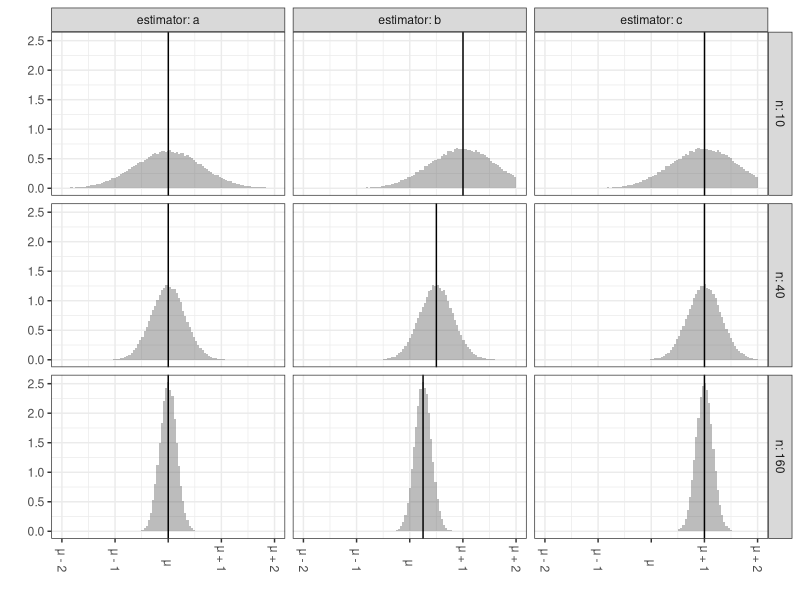
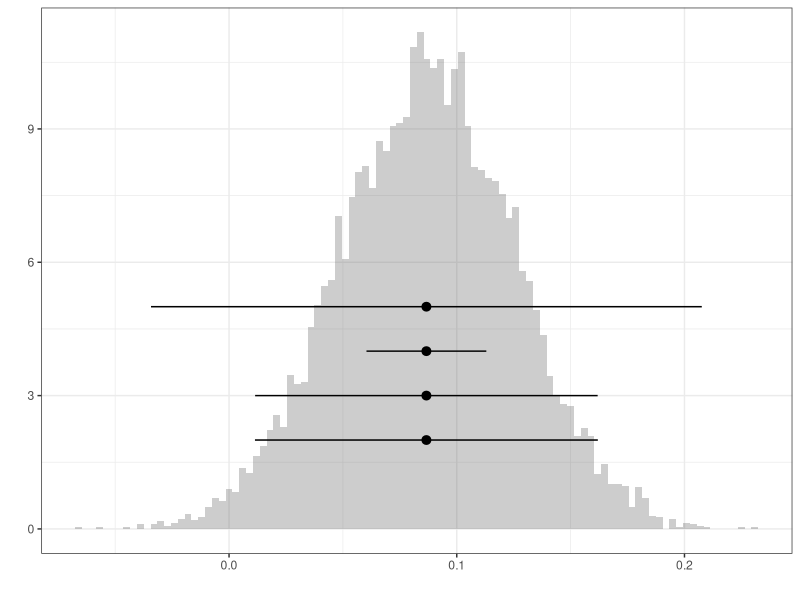

These charts were generated, in order, by the following R code:
## ---- chunk 1
library(ggplot2)
library(tidyverse)
library(magrittr)
if (knitr::is_latex_output())
  knitr::opts_chunk$set(dev = "cairo_pdf")
## ---- chunk 2
#| echo: false
#| out-height: 4in 
set.seed(1234)
error = 2*rnorm(100000)
bias = list(a=function(n) 0, b=function(n) sqrt(10)/sqrt(n), c=function(n) 1)

plotdata = expand_grid(estimator=names(bias), n=c(10,40,160)) %>%
  pmap(function(estimator, n) {
    thebias = bias[[estimator]](n)
    data.frame(estimator=estimator, n=n, muhat=thebias + error / sqrt(n))
    }) %>% bind_rows() 
summaries = plotdata %>% group_by(n, estimator) %>% summarize(mean=mean(muhat))

breaks = seq(-4, 4, by=2)/2 
signs  = case_when(
  breaks < 0 ~ '-', 
  breaks == 0 ~ '',
  breaks > 0 ~ '+')
offsets = case_when(
  breaks != 0 ~ sprintf('%d', abs(breaks)),
  breaks == 0 ~ '')
labels.abstract = sprintf('μ %s %s', signs, offsets)

ggplot(plotdata) + geom_histogram(aes(x=muhat, y=after_stat(density)), bins=100, alpha=.4) + 
                   geom_vline(aes(xintercept=mean), data=summaries) + 
                   scale_x_continuous(breaks=breaks, labels=labels.abstract, limits=range(breaks)) + 
                   facet_grid(n ~ estimator, labeller=labeller(n=label_both, estimator=label_both)) + 
                   theme_bw() + theme(axis.text.x = element_text(angle = -90, vjust = 0.5, hjust=1)) + 
                   xlab('') + ylab('')
## ---- chunk 3
our.seed = 220
set.seed(our.seed)
N = 7233584
n = 625

b0 = floor(.7*N)
b1 = ceiling(.3*N)
y0 = rbinom(n=b0,size=1,prob=.68)
y1 = rbinom(n=b1,size=1,prob=.74)
dfpop = data.frame(y=c(y0,y1), x=c(rep(0,b0),rep(1,b1)))
dfpop = dfpop[sample(1:N),] # shuffle the rows
x = dfpop$x
y = dfpop$y

stat = function(df) { 
  mean(df$y[df$x==1]) - mean(df$y[df$x==0])
}

J = sample(1:N,size=n,replace=T)
dfsam = dfpop[J,]


bootstrap.estimates = replicate(10000, {
  dfboot = dfsam[sample(1:n, size=n, replace=T), ]
  stat(dfboot)
})
width = function(samples, alpha=.05) {
  covg.dif = function(w) { 
    actual = mean( mean(samples) - w/2 <= samples & samples <= mean(samples) + w/2)
    nominal = 1-alpha 
    actual - nominal  
  }
  uniroot(covg.dif, interval=c(0, 2*max(abs(samples-mean(samples)))))$root
}

muhat = stat(dfsam)
muhat.se = sd(bootstrap.estimates)
w95 = width(bootstrap.estimates, alpha=.05)
w999 = width(bootstrap.estimates, alpha=.001)
w50 = width(bootstrap.estimates, alpha=.5)

ggplot() + geom_histogram(aes(x=bootstrap.estimates, y=after_stat(density)), alpha=.3, bins=100) +
           geom_pointrange(aes(y=5, x=muhat, xmin=muhat-w999/2, xmax=muhat+w999/2)) +
           geom_pointrange(aes(y=4, x=muhat, xmin=muhat-w50/2, xmax=muhat+w50/2)) + 
           geom_pointrange(aes(y=3, x=muhat, xmin=muhat - 1.96*muhat.se, xmax=muhat+1.96*muhat.se)) + 
           geom_pointrange(aes(y=2, x=muhat, xmin=muhat-w95/2, xmax=muhat+w95/2)) +
           xlab('') + ylab('') + theme_bw()
